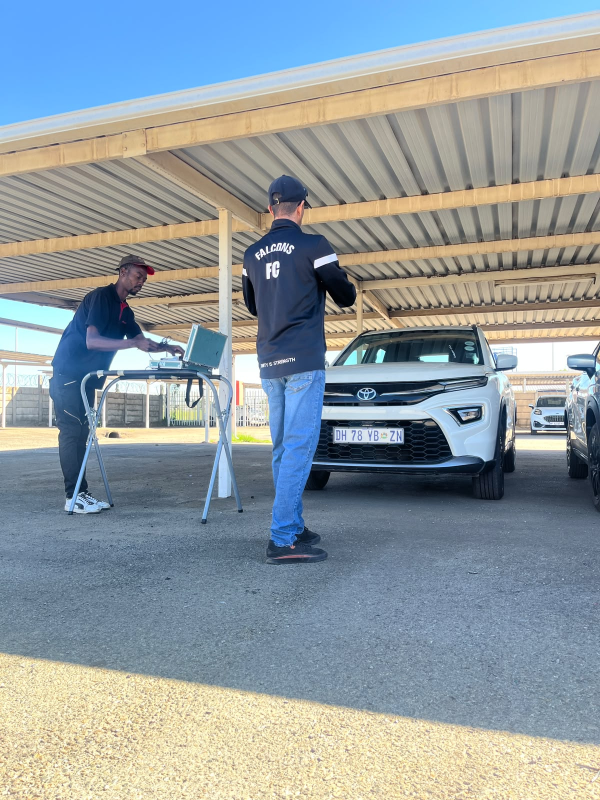
#> input picture assets/work-01.jpg, 1200 x 1600 px, found by its file name (shown at 1/2 size); its folder holds 5 pictures in this run
$ python optimize_photos.py
#> lines starting #> are read from the running program, lines starting #| are printed output that depends on the picture
"""Generate responsive WebP derivatives; originals are intentionally preserved.
Requires Pillow: pip install Pillow. Run from repository root.
"""
from pathlib import Path
from PIL import Image, ImageOps
out = Path('assets/optimized')
out.mkdir(exist_ok=True)
# Focal points checked against the supplied photographs, not a uniform centre crop.
focal = {'work-01': (0.50, 0.48), 'work-02': (0.50, 0.50),
         'work-03': (0.50, 0.48), 'work-04': (0.50, 0.40)}
for name in [*focal, 'service-split']:
    image = ImageOps.exif_transpose(Image.open(f'assets/{name}.jpg')).convert('RGB')
#> image is the input picture: PIL image 1200x1600 RGB; mean R, G, B 144.4, 154.7, 159.1
    if name in focal:
        # Consistent editorial landscape frames; a gentle 4% zoom for the bakkie.
        w = round(image.width * (0.96 if name == 'work-03' else 1))
#> w = 1200
        h = round(w * 3 / 4)
#> h = 900
        x, y = focal[name]
        left = max(0, min(image.width-w, round(image.width*x-w/2)))
#> left = 0
        top = max(0, min(image.height-h, round(image.height*y-h/2)))
#> top = 318
        image = image.crop((left, top, left+w, top+h))
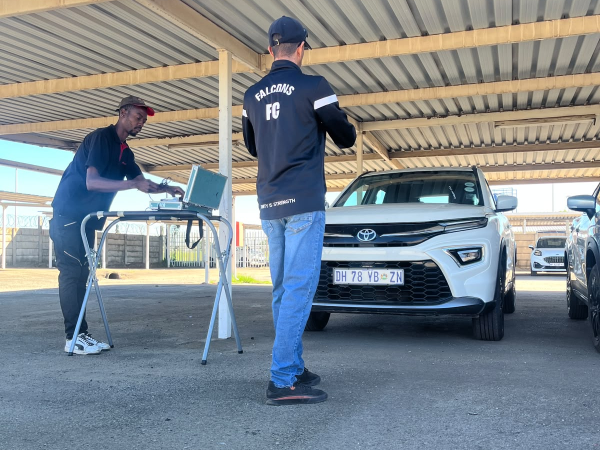
#> image: PIL image 1200x900 RGB (shown at 1/2 size); mean R, G, B 125.6, 133.8, 139.6
    for width in (480, 800, 1200):
        resized = image.resize((width, round(image.height*width/image.width)), Image.Resampling.LANCZOS)
        path = out / f'{name}-{width}.webp'
        resized.save(path, 'WEBP', quality=80, method=6)
#> (the run stopped early here; a loop or call above may not have finished)
